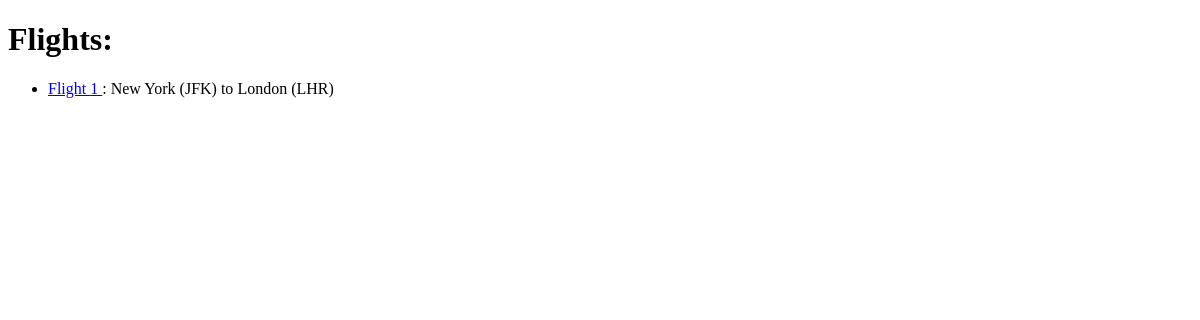
Before: /flights/ with the older database file.
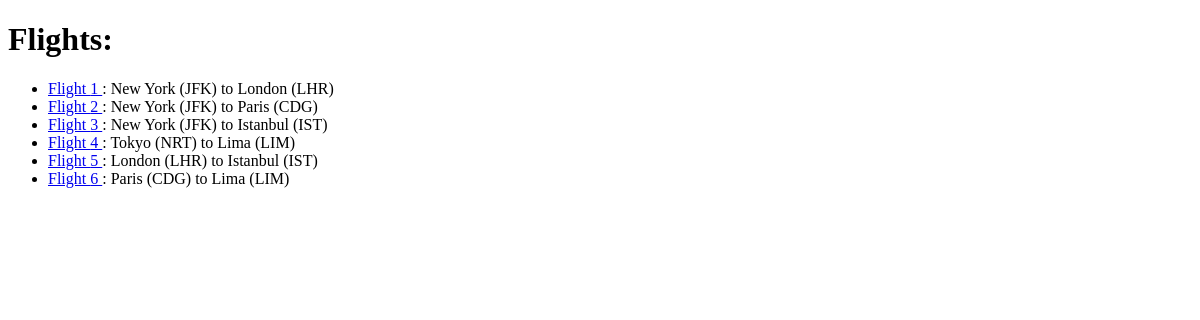
After: the same page with the newer database file.
### flights/models.py (models this page shows, shortened)
class Flight(models.Model):
    origin = models.ForeignKey(
        Airport, on_delete=models.CASCADE, related_name="departures")
    destination = models.ForeignKey(
        Airport, on_delete=models.CASCADE, related_name="arrivals")
    duration = models.IntegerField()

class Airport(models.Model):
    code = models.CharField(max_length=3)
    city = models.CharField(max_length=64)
    def __str__(self):
        return f"{self.city} ({self.code})"

### flights/views.py (the view)
# urls.py: path("", views.index, name='index'),
def index(request):
    return render(request, "flights/index.html", {
        "flights": Flight.objects.all()
    })

### flights/templates/flights/index.html
{% extends 'flights/layout.html' %}
{% block body %}
<h1>Flights: </h1>
<ul>
    {% for flight in flights %}
    <li><a href="{% url 'flight' flight.id %}">Flight {{ flight.id }} </a>: {{ flight.origin}} to {{ flight.destination}} </li>
    {% endfor %}
</ul>
{%endblock%}

### flights/templates/flights/layout.html (shortened to what this page needs)
<!DOCTYPE html>
<html lang="en">
<head>
</head>
<body>
    {% block body %}
    {% endblock %}
</body>
</html>

Changed rows visible on the page:
added Flight: id "2", origin "New York (JFK)", destination "Paris (CDG)"
added Flight: id "3", origin "New York (JFK)", destination "Istanbul (IST)"
added Flight: id "4", origin "Tokyo (NRT)", destination "Lima (LIM)"
added Flight: id "5", origin "London (LHR)", destination "Istanbul (IST)"
added Flight: id "6", origin "Paris (CDG)", destination "Lima (LIM)"
